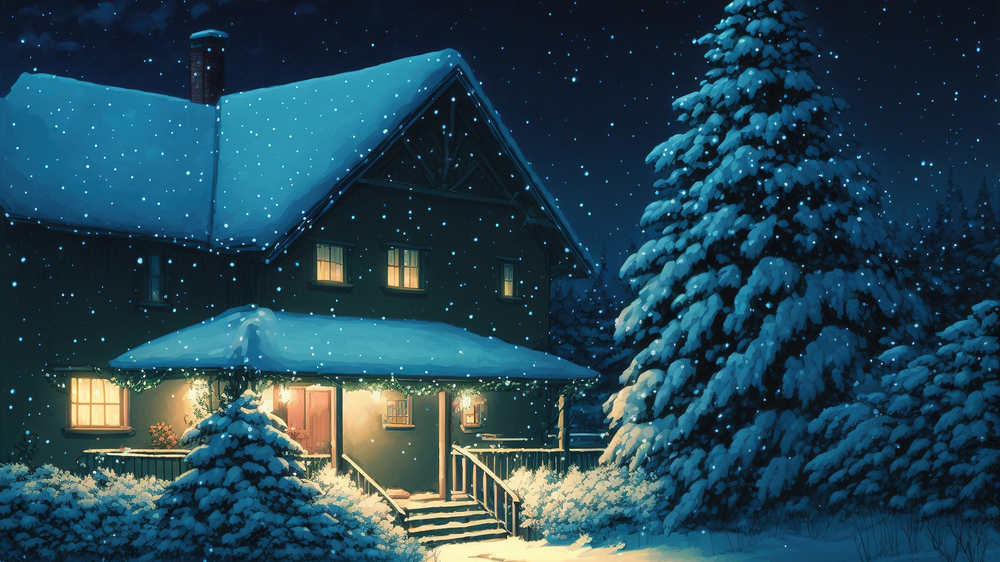
#> input picture laba2/pictures_src/house.png, 1000 x 562 px, shrunk from 2000 x 1125 before the run, found by its file name; its folder holds 5 pictures in this run
$ python semitone.py
#> lines starting #> are read from the running program, lines starting #| are printed output that depends on the picture
from PIL import Image
import numpy as np
from sys import path

path = path[0]


def image_to_np_array(image_name: str) -> np.array:
#> called with image_name = 'house.png'
    img_src = Image.open(path + '\\pictures_src\\' + image_name).convert('RGB')
#> img_src is the input picture: PIL image 1000x562 RGB; mean R, G, B 36, 69.7, 84.2
    return np.array(img_src)


# Fhotoshop semitone.
def semitone(img):
    return (0.3 * img[:, :, 0] + 0.59 * img[:, :, 1] + 0.11 *
            img[:, :, 2]).astype(np.uint8)
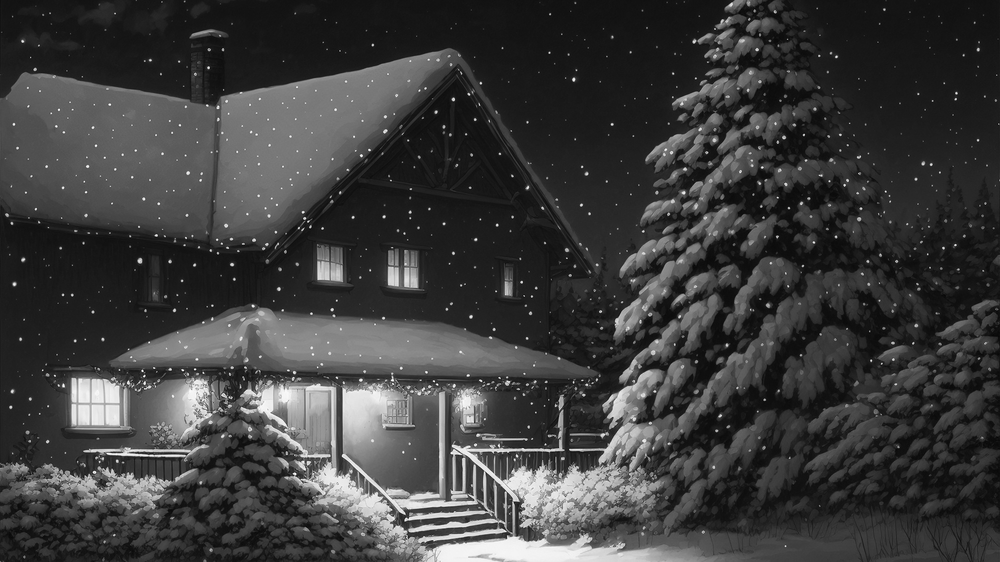
#> returned value: shape (562, 1000); min 6, max 255, mean 60.7


def to_semitone(img_name):
    img = image_to_np_array(img_name)
    return Image.fromarray(semitone(img), 'L')


if __name__ == '__main__':
    result = to_semitone('house.png')
    print('Введите название сохраненного изображения (оставьте пустым, чтобы \
не сохранять)')
    selected_path = input()
#> the answer given: pictures_src/chess.png
    if selected_path:
        result.save(path + '\\pictures_results\\' + selected_path)
